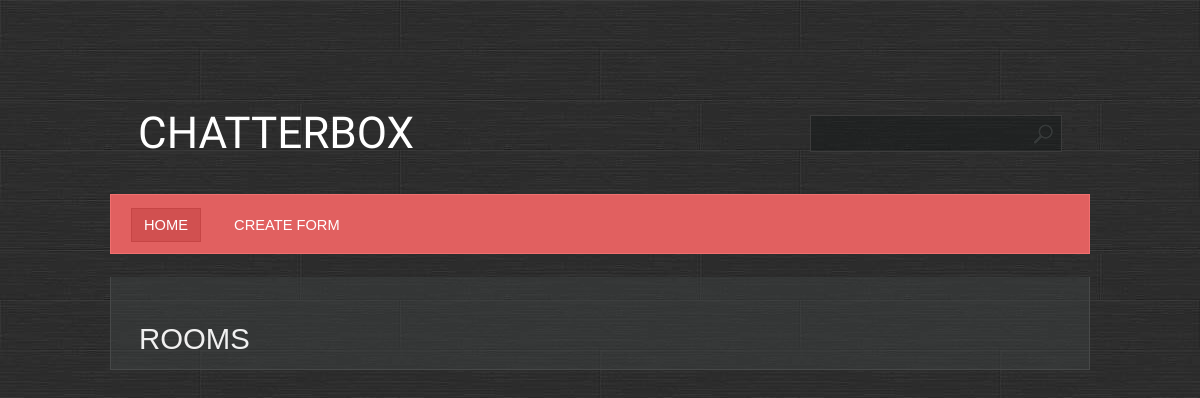
/, run on an earlier commit of the app's database.
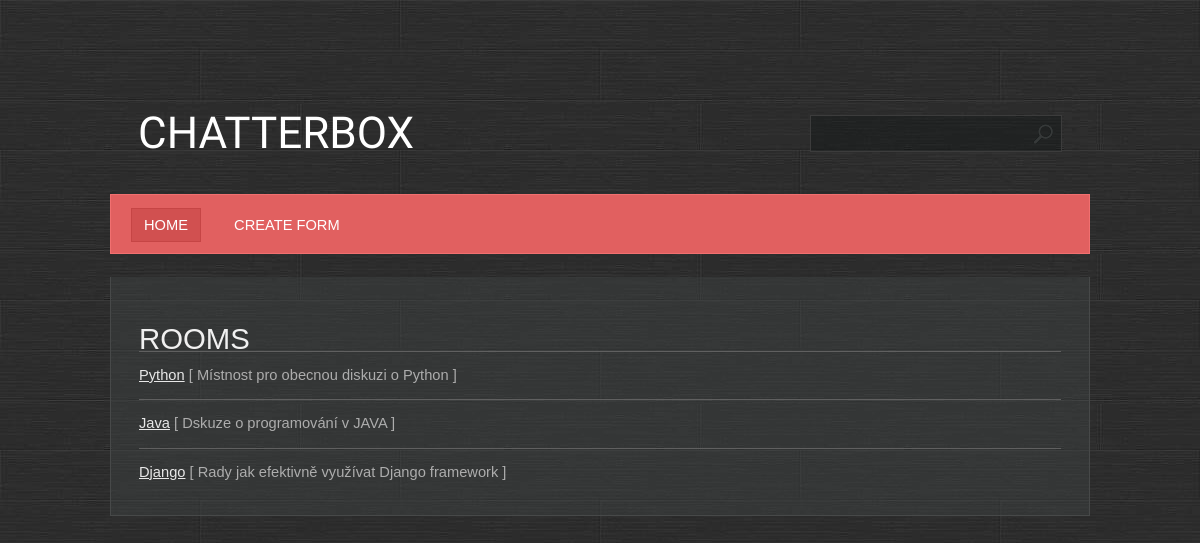
And on a later commit of the database.
### base/models.py (models this page shows, shortened)
class Room(Model):
    name = models.CharField(max_length=200)
    description = models.TextField(null=True, blank=True)
    participants = models.ManyToManyField(User, related_name='participants', blank=True)
    created = models.DateTimeField(auto_now_add=True)
    updated = models.DateTimeField(auto_now=True)
    class Meta:
        ordering = ['created', 'name', 'updated']

### base/views.py (the view)
# urls.py: path('', base.views.RoomsView.as_view(), name='rooms'),
class RoomsView(ListView):
    template_name = 'base/rooms.html'
    model = Room
    '''
    # pokud dědím z TemplateView
    # v template je pak použitá proměnná rooms
    rooms = Room.objects.all()
    template_name = 'base/rooms.html'
    extra_context = {'rooms': rooms}

    '''

### base/templates/base/rooms.html
{% extends "main.html" %}
{% block content %}
    <h1>Rooms</h1>
    <ul>
        {% for room in object_list %}
            <li><a href="{% url 'room' room.id %}">{{ room.name }}</a> [ {{ room.description }} ]</li>
        {% endfor %}
    </ul>
{% endblock %}

### templates/main.html (shortened to what this page needs)
<!DOCTYPE html>
{% load static %}
<html lang="en">
<head>
    <link rel="stylesheet" href="{% static 'styles/style.css' %}"/>
</head>
<body>
<div id="wrapper">
    <div id="header">
        <div id="logo">
            <h1>
                <a href="#">Chatterbox</a>
            </h1>
        </div>
        <div id="search">
            <form action="" method="post">
                <div>
                    <input class="text" name="search" size="32" maxlength="64"/>
                </div>
            </form>
        </div>
        <div id="menu">
            {% include 'navbar.html' %}
        </div>
    </div>
    <div id="page">
        <div id="content">
            {% block content %}
            {% endblock %}
        </div>
        <br class="clearfix"/>
    </div>
    <br class="clearfix"/>
</div>
</body>
</html>

### templates/navbar.html
<ul>
    <li class="first active">
        <a href="{% url 'rooms' %}">Home</a>
    </li>
    <li>
        <a href="{% url 'room_create' %}">Create form</a>
    </li>
</ul><br class="clearfix"/>

### static/styles/style.css (style rules this page uses)
* { margin: 0; padding: 0; }
a { text-decoration: underline; color: #e8e8e8; }
body { font-size: 11pt; line-height: 1.6em; font-family: Arial, sans-serif; background: #9ea3a3; color: #adadad; background: url(/static/images/bg.jpg); }
h1,h2,h3,h4 { text-transform: uppercase; font-weight: normal; color: #f0f0f0; }
ul { margin-bottom: 1.25em; }
ul { list-style: none; }
#content { width: 100%; float: left; padding: 0; }
#header { position: relative; padding: 28px; height: 130px; }
#logo { position: absolute; top: 0; left: 28px; height: 130px; line-height: 130px; }
#logo a { text-decoration: none; color: #ffffff; }
#logo h1 { font-size: 3em; font-family: Bevan, serif; }
#page { position: relative; padding: 50px 28px 0px 28px; width: 922px; background: rgba(65, 70, 70, 0.4); border: solid 1px #474949; border-top: 0; }
#page ul li { padding: 12px 0 12px 0; border-top: solid 1px #606060; }
#menu { position: absolute; bottom: 0; left: 0; height: 58px; line-height: 60px; padding: 0 20px 0 20px; width: 938px; margin: 0 0 0 0; background: #e16060; border: solid 1px #f17070; }
#menu a { text-decoration: none; text-transform: uppercase; color: #ffffff; padding: 8px 12px 8px 12px; border: solid 1px #e16060; }
#menu ul { list-style: none; }
#menu ul li { display: inline; padding: 0 8px 0 8px; }
#menu ul li.first { padding-left: 0; }
#menu ul li.active a { background: #D15050; border: solid 1px #C64545; }
#wrapper { position: relative; width: 980px; margin: 68px auto 0 auto; }
#search { position: absolute; top: 0; right: 28px; height: 130px; line-height: 130px; }
#search input.text { padding: 10px 40px 10px 10px; background: rgba(15, 20, 20, 0.4) url(/static/images/search.png) top right no-repeat; border: 0; color: #c7c8c8; width: 200px; border: solid 1px #3c3c3c; }

What changed in the data, as far as the page shows it:
added Room: name "Python", description "Místnost pro obecnou diskuzi o Python"
added Room: name "Java", description "Dskuze o programování v JAVA"
added Room: name "Django", description "Rady jak efektivně využívat Django framework"
